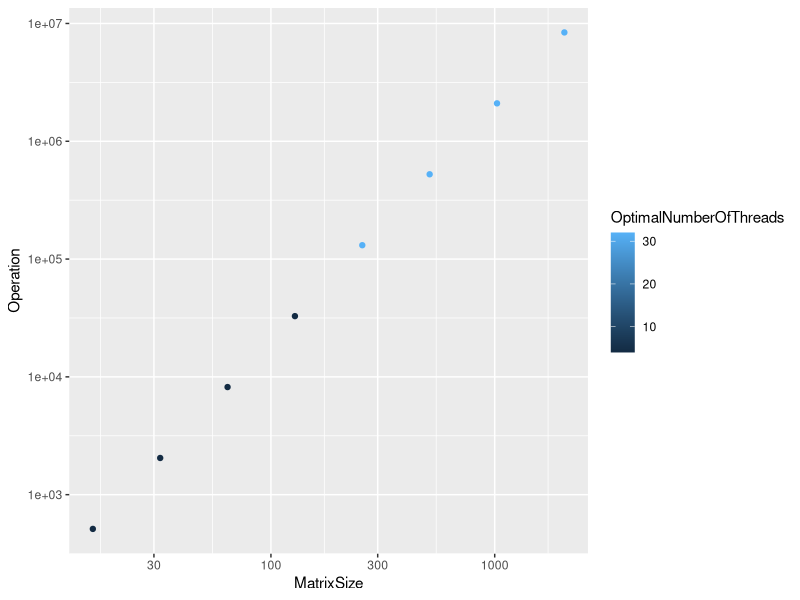

Write the R code that produced this figure.
library(reshape2)
library(ggplot2)

# get data
d1 <- read.table("sample.csv", header=T, sep=",")

# plot
g1 <- ggplot(d1, aes(x=MatrixSize, y=Operation, color=OptimalNumberOfThreads))
g2 <- g1 + layer(geom="point", stat="identity", position="identity")
g3 <- g2 + scale_x_log10() + scale_y_log10()

g3


